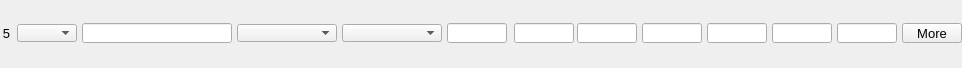
    <widget class="PyDMFrame" name="composite_4">
      <property name="geometry">
        <rect>
          <x>8</x>
          <y>378</y>
          <width>962</width>
          <height>68</height>
        </rect>
      </property>
      <widget class="PyDMEnumComboBox" name="menu_12">
        <property name="geometry">
          <rect>
            <x>17</x>
            <y>24</y>
            <width>60</width>
            <height>18</height>
          </rect>
        </property>
        <property name="toolTip">
          <string>${P}${O5}Use</string>
        </property>
        <property name="channel" stdset="0">
          <string>ca://${P}${O5}Use</string>
        </property>
        <property name="font" stdset="0">
          <font>
            <pointsize>10</pointsize>
          </font>
        </property>
        <property name="styleSheet">
          <string notr="true">PyDMEnumComboBox#menu_12 {
  color: rgb(0, 0, 0);
  background-color: rgb(115, 223, 255);
  }</string>
        </property>
      </widget>
      <widget class="PyDMLabel" name="text_update_44">
        <property name="geometry">
          <rect>
            <x>17</x>
            <y>0</y>
            <width>60</width>
            <height>18</height>
          </rect>
        </property>
        <property name="toolTip">
          <string>PV: ${P}${O5}Use_RBV</string>
        </property>
        <property name="channel" stdset="0">
          <string>ca://${P}${O5}Use_RBV</string>
        </property>
        <property name="font" stdset="0">
          <font>
            <pointsize>10</pointsize>
          </font>
        </property>
        <property name="alignment">
          <set>Qt::AlignCenter</set>
        </property>
        <property name="textInteractionFlags">
          <set>Qt::TextSelectableByKeyboard|Qt::TextSelectableByMouse</set>
        </property>
        <property name="styleSheet">
          <string notr="true">PyDMLabel#text_update_44 {
  color: rgb(10, 0, 184);
  background-color: rgb(70, 70, 70);
  }</string>
        </property>
      </widget>
      <widget class="PyDMLineEdit" name="text_entry_32">
        <property name="geometry">
          <rect>
            <x>82</x>
            <y>23</y>
            <width>150</width>
            <height>20</height>
          </rect>
        </property>
        <property name="channel" stdset="0">
          <string>ca://${P}${O5}Name</string>
        </property>
        <property name="toolTip">
          <string>${P}${O5}Name</string>
        </property>
        <property name="font" stdset="0">
          <font>
            <pointsize>10</pointsize>
          </font>
        </property>
        <property name="styleSheet">
          <string notr="true">PyDMLineEdit#text_entry_32 {
  color: rgb(0, 0, 0);
  background-color: rgb(115, 223, 255);
  border: 1px solid black;
  margin: 0px;
  padding: 0px;
  spacing: 0px;
  }</string>
        </property>
      </widget>
      <widget class="PyDMLabel" name="text_update_45">
        <property name="geometry">
          <rect>
            <x>82</x>
            <y>0</y>
            <width>150</width>
            <height>18</height>
          </rect>
        </property>
        <property name="toolTip">
          <string>PV: ${P}${O5}Name_RBV</string>
        </property>
        <property name="channel" stdset="0">
          <string>ca://${P}${O5}Name_RBV</string>
        </property>
        <property name="font" stdset="0">
          <font>
            <pointsize>10</pointsize>
          </font>
        </property>
        <property name="alignment">
          <set>Qt::AlignCenter</set>
        </property>
        <property name="textInteractionFlags">
          <set>Qt::TextSelectableByKeyboard|Qt::TextSelectableByMouse</set>
        </property>
        <property name="styleSheet">
          <string notr="true">PyDMLabel#text_update_45 {
  color: rgb(10, 0, 184);
  background-color: rgb(187, 187, 187);
  }</string>
        </property>
      </widget>
      <widget class="PyDMEnumComboBox" name="menu_13">
        <property name="geometry">
          <rect>
            <x>237</x>
            <y>24</y>
            <width>100</width>
            <height>18</height>
          </rect>
        </property>
        <property name="toolTip">
          <string>${P}${O5}Shape</string>
        </property>
        <property name="channel" stdset="0">
          <string>ca://${P}${O5}Shape</string>
        </property>
        <property name="font" stdset="0">
          <font>
            <pointsize>10</pointsize>
          </font>
        </property>
        <property name="styleSheet">
          <string notr="true">PyDMEnumComboBox#menu_13 {
  color: rgb(0, 0, 0);
  background-color: rgb(115, 223, 255);
  }</string>
        </property>
      </widget>
      <widget class="PyDMLabel" name="text_update_46">
        <property name="geometry">
          <rect>
            <x>237</x>
            <y>0</y>
            <width>100</width>
            <height>18</height>
          </rect>
        </property>
        <property name="toolTip">
          <string>PV: ${P}${O5}Shape_RBV</string>
        </property>
        <property name="channel" stdset="0">
          <string>ca://${P}${O5}Shape_RBV</string>
        </property>
        <property name="font" stdset="0">
          <font>
            <pointsize>10</pointsize>
          </font>
        </property>
        <property name="alignment">
          <set>Qt::AlignCenter</set>
        </property>
        <property name="textInteractionFlags">
          <set>Qt::TextSelectableByKeyboard|Qt::TextSelectableByMouse</set>
        </property>
        <property name="styleSheet">
          <string notr="true">PyDMLabel#text_update_46 {
  color: rgb(10, 0, 184);
  background-color: rgb(187, 187, 187);
  }</string>
        </property>
      </widget>
      <widget class="PyDMEnumComboBox" name="menu_14">
        <property name="geometry">
          <rect>
            <x>342</x>
            <y>24</y>
            <width>100</width>
            <height>18</height>
          </rect>
        </property>
        <property name="toolTip">
          <string>${P}${O5}DrawMode</string>
        </property>
        <property name="channel" stdset="0">
          <string>ca://${P}${O5}DrawMode</string>
        </property>
        <property name="font" stdset="0">
          <font>
            <pointsize>10</pointsize>
          </font>
        </property>
        <property name="styleSheet">
          <string notr="true">PyDMEnumComboBox#menu_14 {
  color: rgb(0, 0, 0);
  background-color: rgb(115, 223, 255);
  }</string>
        </property>
      </widget>
      <widget class="PyDMLabel" name="text_update_47">
        <property name="geometry">
          <rect>
            <x>342</x>
            <y>0</y>
            <width>100</width>
            <height>18</height>
          </rect>
        </property>
        <property name="toolTip">
          <string>PV: ${P}${O5}DrawMode_RBV</string>
        </property>
        <property name="channel" stdset="0">
          <string>ca://${P}${O5}DrawMode_RBV</string>
        </property>
        <property name="font" stdset="0">
          <font>
            <pointsize>10</pointsize>
          </font>
        </property>
        <property name="alignment">
          <set>Qt::AlignCenter</set>
        </property>
        <property name="textInteractionFlags">
          <set>Qt::TextSelectableByKeyboard|Qt::TextSelectableByMouse</set>
        </property>
        <property name="styleSheet">
          <string notr="true">PyDMLabel#text_update_47 {
  color: rgb(10, 0, 184);
  background-color: rgb(187, 187, 187);
  }</string>
        </property>
      </widget>
      <widget class="PyDMLineEdit" name="text_entry_33">
        <property name="geometry">
          <rect>
            <x>514</x>
            <y>23</y>
            <width>60</width>
            <height>20</height>
          </rect>
        </property>
        <property name="channel" stdset="0">
          <string>ca://${P}${O5}Green</string>
        </property>
        <property name="toolTip">
          <string>${P}${O5}Green</string>
        </property>
        <property name="font" stdset="0">
          <font>
            <pointsize>10</pointsize>
          </font>
        </property>
        <property name="styleSheet">
          <string notr="true">PyDMLineEdit#text_entry_33 {
  color: rgb(0, 0, 0);
  background-color: rgb(115, 223, 255);
  border: 1px solid black;
  margin: 0px;
  padding: 0px;
  spacing: 0px;
  }</string>
        </property>
      </widget>
      <widget class="PyDMLabel" name="text_update_48">
        <property name="geometry">
          <rect>
            <x>514</x>
            <y>0</y>
            <width>60</width>
            <height>18</height>
          </rect>
        </property>
        <property name="toolTip">
          <string>PV: ${P}${O5}Green_RBV</string>
        </property>
        <property name="channel" stdset="0">
          <string>ca://${P}${O5}Green_RBV</string>
        </property>
        <property name="font" stdset="0">
          <font>
            <pointsize>10</pointsize>
          </font>
        </property>
        <property name="alignment">
          <set>Qt::AlignCenter</set>
        </property>
        <property name="textInteractionFlags">
          <set>Qt::TextSelectableByKeyboard|Qt::TextSelectableByMouse</set>
        </property>
        <property name="styleSheet">
          <string notr="true">PyDMLabel#text_update_48 {
  color: rgb(10, 0, 184);
  background-color: rgb(187, 187, 187);
  }</string>
        </property>
      </widget>
      <widget class="PyDMLineEdit" name="text_entry_34">
        <property name="geometry">
          <rect>
            <x>577</x>
            <y>23</y>
            <width>60</width>
            <height>20</height>
          </rect>
        </property>
        <property name="channel" stdset="0">
          <string>ca://${P}${O5}Blue</string>
        </property>
        <property name="toolTip">
          <string>${P}${O5}Blue</string>
        </property>
        <property name="font" stdset="0">
          <font>
            <pointsize>10</pointsize>
          </font>
        </property>
        <property name="styleSheet">
          <string notr="true">PyDMLineEdit#text_entry_34 {
  color: rgb(0, 0, 0);
  background-color: rgb(115, 223, 255);
  border: 1px solid black;
  margin: 0px;
  padding: 0px;
  spacing: 0px;
  }</string>
        </property>
      </widget>
      <widget class="PyDMLabel" name="text_update_49">
        <property name="geometry">
          <rect>
            <x>577</x>
            <y>0</y>
            <width>60</width>
            <height>18</height>
          </rect>
        </property>
        <property name="toolTip">
          <string>PV: ${P}${O5}Blue_RBV</string>
        </property>
        <property name="channel" stdset="0">
          <string>ca://${P}${O5}Blue_RBV</string>
        </property>
        <property name="font" stdset="0">
          <font>
            <pointsize>10</pointsize>
          </font>
        </property>
        <property name="alignment">
          <set>Qt::AlignCenter</set>
        </property>
        <property name="textInteractionFlags">
          <set>Qt::TextSelectableByKeyboard|Qt::TextSelectableByMouse</set>
        </property>
        <property name="styleSheet">
          <string notr="true">PyDMLabel#text_update_49 {
  color: rgb(10, 0, 184);
  background-color: rgb(187, 187, 187);
  }</string>
        </property>
      </widget>
      <widget class="PyDMSlider" name="valuator_16">
        <property name="geometry">
          <rect>
            <x>642</x>
            <y>48</y>
            <width>60</width>
            <height>20</height>
          </rect>
        </property>
        <property name="channel" stdset="0">
          <string>ca://${P}${O5}PositionX</string>
        </property>
        <property name="toolTip">
          <string>${P}${O5}PositionX</string>
        </property>
        <property name="orientation" stdset="0">
          <string>Qt::Horizontal</string>
        </property>
        <property name="showLimitLabels" stdset="0">
          <bool>true</bool>
        </property>
        <property name="showValueLabel" stdset="0">
          <bool>false</bool>
        </property>
        <property name="showUnits" stdset="0">
          <bool>false</bool>
        </property>
        <property name="tickPosition" stdset="0">
          <enum>QSlider::NoTicks</enum>
        </property>
        <property name="precision" stdset="0">
          <number>1</number>
        </property>
        <property name="styleSheet">
          <string notr="true">PyDMSlider#valuator_16 {
  color: rgb(0, 0, 0);
  background-color: rgb(115, 223, 255);
  }</string>
        </property>
      </widget>
      <widget class="PyDMLineEdit" name="text_entry_35">
        <property name="geometry">
          <rect>
            <x>642</x>
            <y>23</y>
            <width>60</width>
            <height>20</height>
          </rect>
        </property>
        <property name="channel" stdset="0">
          <string>ca://${P}${O5}PositionX</string>
        </property>
        <property name="toolTip">
          <string>${P}${O5}PositionX</string>
        </property>
        <property name="font" stdset="0">
          <font>
            <pointsize>10</pointsize>
          </font>
        </property>
        <property name="styleSheet">
          <string notr="true">PyDMLineEdit#text_entry_35 {
  color: rgb(0, 0, 0);
  background-color: rgb(115, 223, 255);
  border: 1px solid black;
  margin: 0px;
  padding: 0px;
  spacing: 0px;
  }</string>
        </property>
      </widget>
      <widget class="PyDMLabel" name="text_update_50">
        <property name="geometry">
          <rect>
            <x>642</x>
            <y>0</y>
            <width>60</width>
            <height>18</height>
          </rect>
        </property>
        <property name="toolTip">
          <string>PV: ${P}${O5}PositionX_RBV</string>
        </property>
        <property name="channel" stdset="0">
          <string>ca://${P}${O5}PositionX_RBV</string>
        </property>
        <property name="font" stdset="0">
          <font>
            <pointsize>10</pointsize>
          </font>
        </property>
        <property name="alignment">
          <set>Qt::AlignCenter</set>
        </property>
        <property name="textInteractionFlags">
          <set>Qt::TextSelectableByKeyboard|Qt::TextSelectableByMouse</set>
        </property>
        <property name="styleSheet">
          <string notr="true">PyDMLabel#text_update_50 {
  color: rgb(10, 0, 184);
  background-color: rgb(187, 187, 187);
  }</string>
        </property>
      </widget>
      <widget class="PyDMSlider" name="valuator_17">
        <property name="geometry">
          <rect>
            <x>707</x>
            <y>48</y>
            <width>60</width>
            <height>20</height>
          </rect>
        </property>
        <property name="channel" stdset="0">
          <string>ca://${P}${O5}SizeX</string>
        </property>
        <property name="toolTip">
          <string>${P}${O5}SizeX</string>
        </property>
        <property name="orientation" stdset="0">
          <string>Qt::Horizontal</string>
        </property>
        <property name="showLimitLabels" stdset="0">
          <bool>true</bool>
        </property>
        <property name="showValueLabel" stdset="0">
          <bool>false</bool>
        </property>
        <property name="showUnits" stdset="0">
          <bool>false</bool>
        </property>
        <property name="tickPosition" stdset="0">
          <enum>QSlider::NoTicks</enum>
        </property>
        <property name="precision" stdset="0">
          <number>1</number>
        </property>
        <property name="styleSheet">
          <string notr="true">PyDMSlider#valuator_17 {
  color: rgb(0, 0, 0);
  background-color: rgb(115, 223, 255);
  }</string>
        </property>
      </widget>
      <widget class="PyDMLineEdit" name="text_entry_36">
        <property name="geometry">
          <rect>
            <x>707</x>
            <y>23</y>
            <width>60</width>
            <height>20</height>
          </rect>
        </property>
        <property name="channel" stdset="0">
          <string>ca://${P}${O5}SizeX</string>
        </property>
        <property name="toolTip">
          <string>${P}${O5}SizeX</string>
        </property>
        <property name="font" stdset="0">
          <font>
            <pointsize>10</pointsize>
          </font>
        </property>
        <property name="styleSheet">
          <string notr="true">PyDMLineEdit#text_entry_36 {
  color: rgb(0, 0, 0);
  background-color: rgb(115, 223, 255);
  border: 1px solid black;
  margin: 0px;
  padding: 0px;
  spacing: 0px;
  }</string>
        </property>
      </widget>
      <widget class="PyDMLabel" name="text_update_51">
        <property name="geometry">
          <rect>
            <x>707</x>
            <y>0</y>
            <width>60</width>
            <height>18</height>
          </rect>
        </property>
        <property name="toolTip">
          <string>PV: ${P}${O5}SizeX_RBV</string>
        </property>
        <property name="channel" stdset="0">
          <string>ca://${P}${O5}SizeX_RBV</string>
        </property>
        <property name="font" stdset="0">
          <font>
            <pointsize>10</pointsize>
          </font>
        </property>
        <property name="alignment">
          <set>Qt::AlignCenter</set>
        </property>
        <property name="textInteractionFlags">
          <set>Qt::TextSelectableByKeyboard|Qt::TextSelectableByMouse</set>
        </property>
        <property name="styleSheet">
          <string notr="true">PyDMLabel#text_update_51 {
  color: rgb(10, 0, 184);
  background-color: rgb(187, 187, 187);
  }</string>
        </property>
      </widget>
      <widget class="PyDMSlider" name="valuator_18">
        <property name="geometry">
          <rect>
            <x>772</x>
            <y>48</y>
            <width>60</width>
            <height>20</height>
          </rect>
        </property>
        <property name="channel" stdset="0">
          <string>ca://${P}${O5}PositionY</string>
        </property>
        <property name="toolTip">
          <string>${P}${O5}PositionY</string>
        </property>
        <property name="orientation" stdset="0">
          <string>Qt::Horizontal</string>
        </property>
        <property name="showLimitLabels" stdset="0">
          <bool>true</bool>
        </property>
        <property name="showValueLabel" stdset="0">
          <bool>false</bool>
        </property>
        <property name="showUnits" stdset="0">
          <bool>false</bool>
        </property>
        <property name="tickPosition" stdset="0">
          <enum>QSlider::NoTicks</enum>
        </property>
        <property name="precision" stdset="0">
          <number>1</number>
        </property>
        <property name="styleSheet">
          <string notr="true">PyDMSlider#valuator_18 {
  color: rgb(0, 0, 0);
  background-color: rgb(115, 223, 255);
  }</string>
        </property>
      </widget>
      <widget class="PyDMLineEdit" name="text_entry_37">
        <property name="geometry">
          <rect>
            <x>772</x>
            <y>23</y>
            <width>60</width>
            <height>20</height>
          </rect>
        </property>
        <property name="channel" stdset="0">
          <string>ca://${P}${O5}PositionY</string>
        </property>
        <property name="toolTip">
          <string>${P}${O5}PositionY</string>
        </property>
        <property name="font" stdset="0">
          <font>
            <pointsize>10</pointsize>
          </font>
        </property>
        <property name="styleSheet">
          <string notr="true">PyDMLineEdit#text_entry_37 {
  color: rgb(0, 0, 0);
  background-color: rgb(115, 223, 255);
  border: 1px solid black;
  margin: 0px;
  padding: 0px;
  spacing: 0px;
  }</string>
        </property>
      </widget>
      <widget class="PyDMLabel" name="text_update_52">
        <property name="geometry">
          <rect>
            <x>772</x>
            <y>0</y>
            <width>60</width>
            <height>18</height>
          </rect>
        </property>
        <property name="toolTip">
          <string>PV: ${P}${O5}PositionY_RBV</string>
        </property>
        <property name="channel" stdset="0">
          <string>ca://${P}${O5}PositionY_RBV</string>
        </property>
        <property name="font" stdset="0">
          <font>
            <pointsize>10</pointsize>
          </font>
        </property>
        <property name="alignment">
          <set>Qt::AlignCenter</set>
        </property>
        <property name="textInteractionFlags">
          <set>Qt::TextSelectableByKeyboard|Qt::TextSelectableByMouse</set>
        </property>
        <property name="styleSheet">
          <string notr="true">PyDMLabel#text_update_52 {
  color: rgb(10, 0, 184);
  background-color: rgb(187, 187, 187);
  }</string>
        </property>
      </widget>
      <widget class="PyDMSlider" name="valuator_19">
        <property name="geometry">
          <rect>
            <x>837</x>
            <y>48</y>
            <width>60</width>
            <height>20</height>
          </rect>
        </property>
        <property name="channel" stdset="0">
          <string>ca://${P}${O5}SizeY</string>
        </property>
        <property name="toolTip">
          <string>${P}${O5}SizeY</string>
        </property>
        <property name="orientation" stdset="0">
          <string>Qt::Horizontal</string>
        </property>
        <property name="showLimitLabels" stdset="0">
          <bool>true</bool>
        </property>
        <property name="showValueLabel" stdset="0">
          <bool>false</bool>
        </property>
        <property name="showUnits" stdset="0">
          <bool>false</bool>
        </property>
        <property name="tickPosition" stdset="0">
          <enum>QSlider::NoTicks</enum>
        </property>
        <property name="precision" stdset="0">
          <number>1</number>
        </property>
        <property name="styleSheet">
          <string notr="true">PyDMSlider#valuator_19 {
  color: rgb(0, 0, 0);
  background-color: rgb(115, 223, 255);
  }</string>
        </property>
      </widget>
      <widget class="PyDMLineEdit" name="text_entry_38">
        <property name="geometry">
          <rect>
            <x>837</x>
            <y>23</y>
            <width>60</width>
            <height>20</height>
          </rect>
        </property>
        <property name="channel" stdset="0">
          <string>ca://${P}${O5}SizeY</string>
        </property>
        <property name="toolTip">
          <string>${P}${O5}SizeY</string>
        </property>
        <property name="font" stdset="0">
          <font>
            <pointsize>10</pointsize>
          </font>
        </property>
        <property name="styleSheet">
          <string notr="true">PyDMLineEdit#text_entry_38 {
  color: rgb(0, 0, 0);
  background-color: rgb(115, 223, 255);
  border: 1px solid black;
  margin: 0px;
  padding: 0px;
  spacing: 0px;
  }</string>
        </property>
      </widget>
      <widget class="PyDMLabel" name="text_update_53">
        <property name="geometry">
          <rect>
            <x>837</x>
            <y>0</y>
            <width>60</width>
            <height>18</height>
          </rect>
        </property>
        <property name="toolTip">
          <string>PV: ${P}${O5}SizeY_RBV</string>
        </property>
        <property name="channel" stdset="0">
          <string>ca://${P}${O5}SizeY_RBV</string>
        </property>
        <property name="font" stdset="0">
          <font>
            <pointsize>10</pointsize>
          </font>
        </property>
        <property name="alignment">
          <set>Qt::AlignCenter</set>
        </property>
        <property name="textInteractionFlags">
          <set>Qt::TextSelectableByKeyboard|Qt::TextSelectableByMouse</set>
        </property>
        <property name="styleSheet">
          <string notr="true">PyDMLabel#text_update_53 {
  color: rgb(10, 0, 184);
  background-color: rgb(187, 187, 187);
  }</string>
        </property>
      </widget>
      <widget class="PyDMLineEdit" name="text_entry_39">
        <property name="geometry">
          <rect>
            <x>447</x>
            <y>23</y>
            <width>60</width>
            <height>20</height>
          </rect>
        </property>
        <property name="channel" stdset="0">
          <string>ca://${P}${O5}Red</string>
        </property>
        <property name="toolTip">
          <string>${P}${O5}Red</string>
        </property>
        <property name="font" stdset="0">
          <font>
            <pointsize>10</pointsize>
          </font>
        </property>
        <property name="styleSheet">
          <string notr="true">PyDMLineEdit#text_entry_39 {
  color: rgb(0, 0, 0);
  background-color: rgb(115, 223, 255);
  border: 1px solid black;
  margin: 0px;
  padding: 0px;
  spacing: 0px;
  }</string>
        </property>
      </widget>
      <widget class="PyDMLabel" name="text_update_54">
        <property name="geometry">
          <rect>
            <x>447</x>
            <y>0</y>
            <width>60</width>
            <height>18</height>
          </rect>
        </property>
        <property name="toolTip">
          <string>PV: ${P}${O5}Red_RBV</string>
        </property>
        <property name="channel" stdset="0">
          <string>ca://${P}${O5}Red_RBV</string>
        </property>
        <property name="font" stdset="0">
          <font>
            <pointsize>10</pointsize>
          </font>
        </property>
        <property name="alignment">
          <set>Qt::AlignCenter</set>
        </property>
        <property name="textInteractionFlags">
          <set>Qt::TextSelectableByKeyboard|Qt::TextSelectableByMouse</set>
        </property>
        <property name="styleSheet">
          <string notr="true">PyDMLabel#text_update_54 {
  color: rgb(10, 0, 184);
  background-color: rgb(187, 187, 187);
  }</string>
        </property>
      </widget>
      <widget class="QLabel" name="text_19">
        <property name="geometry">
          <rect>
            <x>0</x>
            <y>23</y>
            <width>10</width>
            <height>20</height>
          </rect>
        </property>
        <property name="text">
          <string>5</string>
        </property>
        <property name="font" stdset="0">
          <font>
            <pointsize>10</pointsize>
          </font>
        </property>
        <property name="brush" stdset="0">
          <brush brushstyle="SolidPattern">
            <color alpha="255">
              <red>0</red>
              <green>0</green>
              <blue>0</blue>
            </color>
          </brush>
        </property>
        <property name="toolTip">
          <string>text_19</string>
        </property>
        <property name="alignment">
          <set>Qt::AlignRight|Qt::AlignTrailing|Qt::AlignVCenter</set>
        </property>
        <property name="styleSheet">
          <string notr="true">QLabel#text_19 {
  color: rgb(0, 0, 0);
  }</string>
        </property>
      </widget>
      <widget class="PyDMRelatedDisplayButton" name="related_display_4">
        <property name="geometry">
          <rect>
            <x>902</x>
            <y>23</y>
            <width>60</width>
            <height>20</height>
          </rect>
        </property>
        <property name="toolTip">
          <string>More</string>
        </property>
        <property name="text">
          <string>More</string>
        </property>
        <property name="showIcon" stdset="0">
          <bool>true</bool>
        </property>
        <property name="font" stdset="0">
          <font>
            <pointsize>10</pointsize>
          </font>
        </property>
        <property name="styleSheet">
          <string notr="true">PyDMRelatedDisplayButton#related_display_4 {
  color: rgb(0, 0, 0);
  background-color: rgb(115, 223, 255);
  }</string>
        </property>
        <property name="titles" stdset="0">
          <stringlist>
            <string>Full Overlay</string>
          </stringlist>
        </property>
        <property name="filenames" stdset="0">
          <stringlist>
            <string>OverlayN_V23.ui</string>
          </stringlist>
        </property>
        <property name="macros" stdset="0">
          <stringlist>
            <string>P=${P}, R=${O5}</string>
          </stringlist>
        </property>
        <property name="openInNewWindow" stdset="0">
          <bool>true</bool>
        </property>
      </widget>
    </widget>
